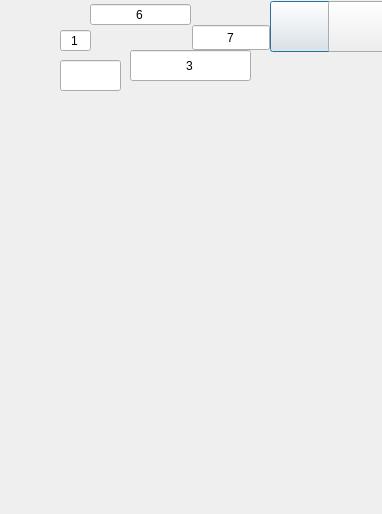
<?xml version="1.0" encoding="UTF-8"?>
<ui version="4.0">
 <class>Dialog</class>
 <widget class="QDialog" name="Dialog">
  <property name="geometry">
   <rect>
    <x>0</x>
    <y>0</y>
    <width>382</width>
    <height>514</height>
   </rect>
  </property>
  <property name="sizePolicy">
   <sizepolicy hsizetype="Fixed" vsizetype="Fixed">
    <horstretch>0</horstretch>
    <verstretch>0</verstretch>
   </sizepolicy>
  </property>
  <property name="windowTitle">
   <string>Dialog</string>
  </property>
  <widget class="QLineEdit" name="lineEdit_Grade">
   <property name="geometry">
    <rect>
     <x>60</x>
     <y>30</y>
     <width>31</width>
     <height>21</height>
    </rect>
   </property>
   <property name="focusPolicy">
    <enum>Qt::NoFocus</enum>
   </property>
   <property name="text">
    <string>1</string>
   </property>
   <property name="alignment">
    <set>Qt::AlignCenter</set>
   </property>
  </widget>
  <widget class="QLineEdit" name="lineEdit_isSuccess">
   <property name="geometry">
    <rect>
     <x>60</x>
     <y>60</y>
     <width>61</width>
     <height>31</height>
    </rect>
   </property>
   <property name="focusPolicy">
    <enum>Qt::NoFocus</enum>
   </property>
   <property name="styleSheet">
    <string notr="true"/>
   </property>
   <property name="text">
    <string/>
   </property>
   <property name="alignment">
    <set>Qt::AlignCenter</set>
   </property>
  </widget>
  <widget class="QLineEdit" name="lineEdit_CurrScore">
   <property name="geometry">
    <rect>
     <x>130</x>
     <y>50</y>
     <width>121</width>
     <height>31</height>
    </rect>
   </property>
   <property name="focusPolicy">
    <enum>Qt::NoFocus</enum>
   </property>
   <property name="text">
    <string>3</string>
   </property>
   <property name="alignment">
    <set>Qt::AlignCenter</set>
   </property>
  </widget>
  <widget class="QPushButton" name="btn_Vedio">
   <property name="geometry">
    <rect>
     <x>270</x>
     <y>1</y>
     <width>61</width>
     <height>51</height>
    </rect>
   </property>
   <property name="text">
    <string/>
   </property>
  </widget>
  <widget class="QPushButton" name="btn_Music">
   <property name="geometry">
    <rect>
     <x>328</x>
     <y>1</y>
     <width>61</width>
     <height>51</height>
    </rect>
   </property>
   <property name="text">
    <string/>
   </property>
  </widget>
  <widget class="QLineEdit" name="lineEdit_TotalScore">
   <property name="geometry">
    <rect>
     <x>90</x>
     <y>4</y>
     <width>101</width>
     <height>21</height>
    </rect>
   </property>
   <property name="mouseTracking">
    <bool>true</bool>
   </property>
   <property name="focusPolicy">
    <enum>Qt::NoFocus</enum>
   </property>
   <property name="styleSheet">
    <string notr="true"/>
   </property>
   <property name="text">
    <string>6</string>
   </property>
   <property name="alignment">
    <set>Qt::AlignCenter</set>
   </property>
  </widget>
  <widget class="QLineEdit" name="lineEdit_GoalScore">
   <property name="geometry">
    <rect>
     <x>192</x>
     <y>25</y>
     <width>78</width>
     <height>25</height>
    </rect>
   </property>
   <property name="focusPolicy">
    <enum>Qt::NoFocus</enum>
   </property>
   <property name="text">
    <string>7</string>
   </property>
   <property name="alignment">
    <set>Qt::AlignCenter</set>
   </property>
  </widget>
 </widget>
 <layoutdefault spacing="6" margin="11"/>
 <resources/>
 <connections/>
</ui>
